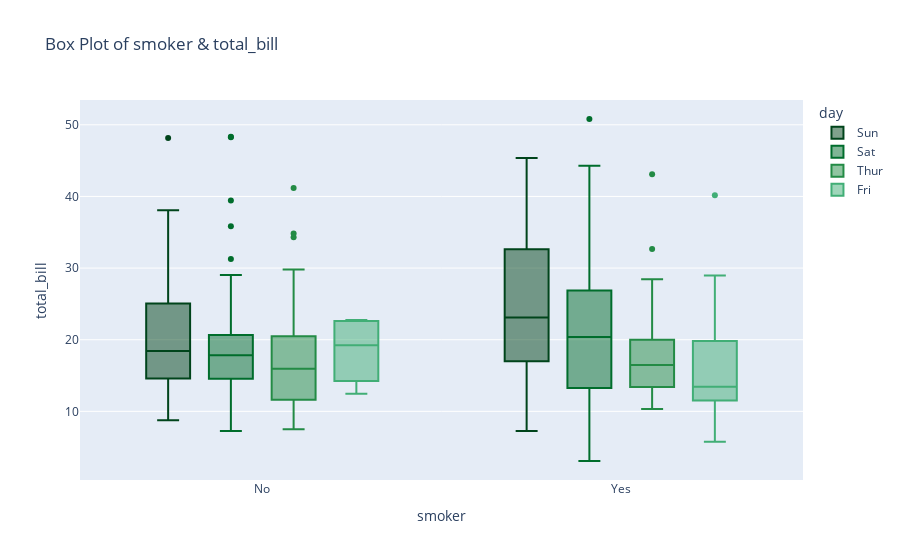

Notebook code cell kept with this figure:
### Code cell
px.box(df2 ,  x  = "smoker" ,
       y  = "total_bill" ,
       color = "day",
       title = "Box Plot of smoker & total_bill" , 
       color_discrete_sequence = px.colors.sequential.BuGn_r)

### Figure 1 — Plotly figure (JSON) as saved in the notebook; plotly's stock layout.template omitted (floating-point values rounded to 4 significant figures)
{"data": [{"alignmentgroup": "True", "hovertemplate": "day=Sun<br>smoker=%{x}<br>total_bill=%{y}<extra></extra>", "legendgroup": "Sun", "marker": {"color": "rgb(0,68,27)"}, "name": "Sun", "notched": false, "offsetgroup": "Sun", "orientation": "v", "showlegend": true, "type": "box", "x": ["No", "No", "No", "No", "No", "No", "No", "No", "No", "No", "No", "No", "No", "No", "No", "No", "No", "No", "No", "No", "No", "No", "No", "No", "No", "No", "No", "No", "No", "No", "No", "No", "No", "No", "No", "No", "No", "No", "No", "No", "No", "No", "No", "No", "No", "No", "No", "No", "No", "No", "No", "No", "No", "Yes", "No", "No", "No", "Yes", "Yes", "Yes", "Yes", "Yes", "Yes", "Yes", "Yes", "Yes", "Yes", "Yes", "Yes", "Yes", "No", "Yes", "Yes", "Yes", "Yes", "Yes"], "x0": " ", "xaxis": "x", "y": [16.99, 10.34, 21.01, 23.68, 24.59, 25.29, 8.77, 26.88, 15.04, 14.78, 10.27, 35.26, 15.42, 18.43, 14.83, 21.58, 10.33, 16.29, 16.97, 17.46, 13.94, 9.68, 30.4, 18.29, 22.23, 32.4, 28.55, 18.04, 12.54, 10.29, 34.81, 9.94, 25.56, 19.49, 38.07, 23.95, 25.71, 17.31, 29.93, 14.07, 13.13, 17.26, 24.55, 19.77, 29.85, 48.17, 25, 13.39, 16.49, 21.5, 12.66, 16.21, 13.81, 17.51, 24.52, 20.76, 31.71, 7.25, 31.85, 16.82, 32.9, 17.89, 14.48, 9.6, 34.63, 34.65, 23.33, 45.35, 23.17, 40.55, 20.69, 20.9, 30.46, 18.15, 23.1, 15.69], "y0": " ", "yaxis": "y"}, {"alignmentgroup": "True", "hovertemplate": "day=Sat<br>smoker=%{x}<br>total_bill=%{y}<extra></extra>", "legendgroup": "Sat", "marker": {"color": "rgb(0,109,44)"}, "name": "Sat", "notched": false, "offsetgroup": "Sat", "orientation": "v", "showlegend": true, "type": "box", "x": ["No", "No", "No", "No", "No", "No", "No", "No", "No", "No", "No", "No", "No", "No", "No", "No", "No", "No", "No", "No", "No", "No", "Yes", "No", "Yes", "No", "Yes", "Yes", "Yes", "Yes", "No", "No", "No", "Yes", "No", "Yes", "No", "No", "Yes", "Yes", "No", "No", "Yes", "Yes", "Yes", "No", "Yes", "Yes", "Yes", "No", "Yes", "No", "No", "Yes", "Yes", "Yes", "Yes", "Yes", "Yes", "Yes", "Yes", "Yes", "Yes", "No", "Yes", "Yes", "Yes", "Yes", "Yes", "Yes", "Yes", "No", "No", "Yes", "Yes", "Yes", "No", "No", "Yes", "No", "Yes", "Yes", "No", "No", "Yes", "Yes", "No"], "x0": " ", "xaxis": "x", "y": [20.65, 17.92, 20.29, 15.77, 39.42, 19.82, 17.81, 13.37, 12.69, 21.7, 19.65, 9.55, 18.35, 15.06, 20.69, 17.78, 24.06, 16.31, 16.93, 18.69, 31.27, 16.04, 38.01, 26.41, 11.24, 48.27, 20.29, 13.81, 11.02, 18.29, 17.59, 20.08, 16.45, 3.07, 20.23, 15.01, 12.02, 17.07, 26.86, 25.28, 14.73, 10.51, 17.92, 44.3, 22.42, 20.92, 15.36, 20.49, 25.21, 18.24, 14.31, 14, 7.25, 10.59, 10.63, 50.81, 15.81, 26.59, 38.73, 24.27, 12.76, 30.06, 25.89, 48.33, 13.27, 28.17, 12.9, 28.15, 11.59, 7.74, 30.14, 20.45, 13.28, 22.12, 24.01, 15.69, 11.61, 10.77, 15.53, 10.07, 12.6, 32.83, 35.83, 29.03, 27.18, 22.67, 17.82], "y0": " ", "yaxis": "y"}, {"alignmentgroup": "True", "hovertemplate": "day=Thur<br>smoker=%{x}<br>total_bill=%{y}<extra></extra>", "legendgroup": "Thur", "marker": {"color": "rgb(35,139,69)"}, "name": "Thur", "notched": false, "offsetgroup": "Thur", "orientation": "v", "showlegend": true, "type": "box", "x": ["No", "No", "No", "Yes", "No", "No", "Yes", "No", "No", "No", "No", "No", "No", "No", "No", "No", "No", "No", "No", "No", "No", "No", "No", "No", "No", "No", "No", "No", "No", "No", "No", "No", "No", "No", "Yes", "No", "No", "No", "No", "No", "No", "No", "No", "No", "No", "No", "Yes", "Yes", "Yes", "Yes", "No", "Yes", "Yes", "Yes", "Yes", "Yes", "Yes", "Yes", "Yes", "Yes", "Yes", "No"], "x0": " ", "xaxis": "x", "y": [27.2, 22.76, 17.29, 19.44, 16.66, 10.07, 32.68, 15.98, 34.83, 13.03, 18.28, 24.71, 21.16, 10.65, 12.43, 24.08, 11.69, 13.42, 14.26, 15.95, 12.48, 29.8, 8.52, 14.52, 11.38, 22.82, 19.08, 20.27, 11.17, 12.26, 18.26, 8.51, 10.33, 14.15, 16, 13.16, 17.47, 34.3, 41.19, 27.05, 16.43, 8.35, 18.64, 11.87, 9.78, 7.51, 19.81, 28.44, 15.48, 16.58, 7.56, 10.34, 43.11, 13, 13.51, 18.71, 12.74, 13, 16.4, 20.53, 16.47, 18.78], "y0": " ", "yaxis": "y"}, {"alignmentgroup": "True", "hovertemplate": "day=Fri<br>smoker=%{x}<br>total_bill=%{y}<extra></extra>", "legendgroup": "Fri", "marker": {"color": "rgb(65,174,118)"}, "name": "Fri", "notched": false, "offsetgroup": "Fri", "orientation": "v", "showlegend": true, "type": "box", "x": ["Yes", "No", "Yes", "Yes", "No", "Yes", "Yes", "Yes", "Yes", "No", "Yes", "Yes", "Yes", "Yes", "Yes", "No", "Yes", "Yes", "Yes"], "x0": " ", "xaxis": "x", "y": [28.97, 22.49, 5.75, 16.32, 22.75, 40.17, 27.28, 12.03, 21.01, 12.46, 11.35, 15.38, 12.16, 13.42, 8.58, 15.98, 13.42, 16.27, 10.09], "y0": " ", "yaxis": "y"}], "layout": {"boxmode": "group", "legend": {"title": {"text": "day"}, "tracegroupgap": 0}, "title": {"text": "Box Plot of smoker & total_bill"}, "xaxis": {"anchor": "y", "domain": [0, 1], "title": {"text": "smoker"}}, "yaxis": {"anchor": "x", "domain": [0, 1], "title": {"text": "total_bill"}}}}
